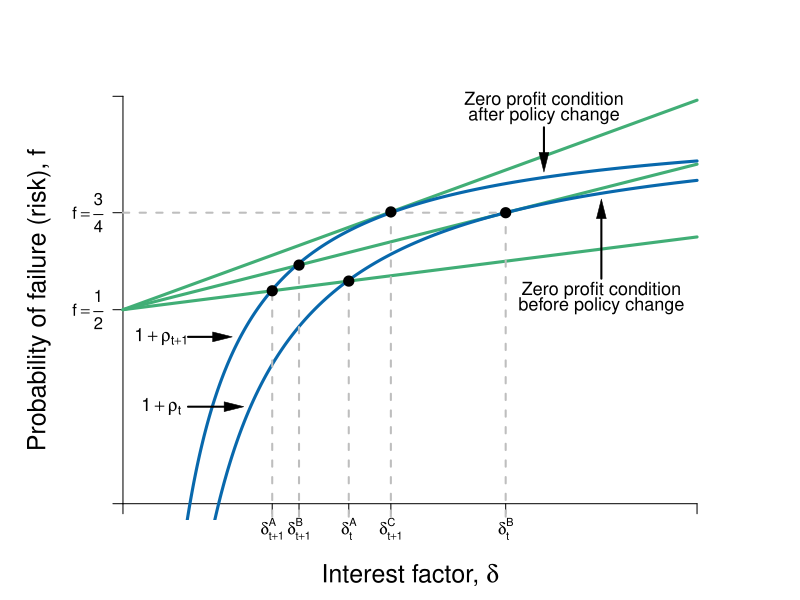

Here is the R script that generated this plot:
#Graph Designer: Simon Halliday
#Authors: Bowles, Foley and Halliday
#Title: Coordination, Conflict and Competition: A Text in Microeconomics

library(shape)
pdf(file = "credit/quality_stack1.pdf", width = 8, height = 6)

#Set parameters for graphics
axislabelsize <- 1.5
labelsize <- 1.1
graphlinewidth <- 3
segmentlinewidth <- 2

COL <- c("#7fc97f", "#beaed4", "#fdc086", "#ffff99", "#386cb0", "#f0027f", "#bf5b17", "#666666")
COLA <- c("#e0f3db", "#99d8c9","#66c2a4","#41ae76", "#238b45", "#005824")
COLB <- c("#c6dbef", "#4eb3d3", "#2b8cbe", "#0868ac","#084081")

#Edited the margins to cater for the larger LHS labels
par(mar =  c(4, 5, 4, 4))

brfFn <- function(delta, mu = 1, k = 1) {
  .5 + (delta / (2 * mu)) * (1 - k)
}

PCFn <- function(delta, mu = 1) {
  delta/mu
}

isoreturnFn <- function(delta, pi=0.125) {
  1 - (pi)/delta
}

yFn <- function(d1, f1, mu = 1){
  mu*f1*(1 - f1) - d1*(1 - f1)
}

ylow <- function(delta, mu = 1, ybar = 0.0625){
  (-sqrt(delta^2 - 2*delta*mu + mu^2 - 4*mu*ybar) + delta + mu)/(2*mu)
}

yhigh <- function(delta, mu = 1, ybar = 0.0625){
  (sqrt(delta^2 - 2*delta*mu + mu^2 - 4*mu*ybar) + delta + mu)/(2*mu)
}

xlims <- c(0, 1.5)
ylims <- c(0, 1.05)

npts <- 501 
d1 <- seq(xlims[1], xlims[2], length.out = npts)
f1 <- seq(ylims[1], ylims[2], length.out = npts) 
a <- c(0.0625)

plot(0, 0, xlim = xlims, ylim = ylims, type = "n",
     xlab = expression(paste("")),
     ylab = expression(paste("")), 
     xaxt = "n", 
     yaxt = "n", 
     cex.lab = axislabelsize, 
     bty = "n"
     # xaxs="i", 
     # yaxs="i"
)


# ticksy <- seq(from = 0, to = ylims[2], by = 0.1)
# ylabels <- seq(from = 0, to = ylims[2], by = 0.1)
# ticksx <- seq(from = 0, to = xlims[2], by = 0.1)
# xlabels <- seq(from = 0, to = xlims[2], by = 0.1)
ticksy <- c(ylims[1], 0.5, 0.75, ylims[2])
ylabels <- c(NA, expression(paste(f == frac(1,2))), expression(paste(f == frac(3,4))), NA)
ticksx <- c(xlims[1], 0.39, 0.46, 0.59, 0.7, 1, xlims[2])
xlabels <- c(NA, expression(paste(delta[t+1]^{A})),expression(paste(delta[t+1]^{B})), expression(paste(delta[t]^{A})),expression(paste(delta[t+1]^{C})), expression(paste(delta[t]^{B})), NA)

axis(1, at = ticksx, pos = 0, labels = xlabels)
axis(2, at = ticksy, pos = 0, labels = ylabels, las = 1)

npts <- 503 
xx1 <- seq(xlims[1], xlims[2], length.out = npts)

#Draw the graphs
lines(xx1, brfFn(xx1, k = 0.28), col = COLA[4], lwd = graphlinewidth)
lines(xx1, brfFn(xx1, k = 0.5), col = COLA[4], lwd = graphlinewidth)
lines(xx1, brfFn(xx1, k = 0.75), col = COLA[4], lwd = graphlinewidth)
lines(xx1, isoreturnFn(xx1, pi = 0.175), col = COLB[4], lwd = graphlinewidth)
lines(xx1, isoreturnFn(xx1, pi = 0.25), col = COLB[4], lwd = graphlinewidth)
#lines(xx1, isoreturnFn(xx1, pi = 0.5), col = COLB[4], lwd = graphlinewidth)


#Axis labels
mtext(expression(paste("Interest factor, ", delta)), side = 1, line = 2.5, cex = axislabelsize)
text(-0.22, 0.5*(ylims[2]), expression(paste("Probability of failure (risk), ", f)), xpd = TRUE, cex = axislabelsize, srt = 90) 

segments(0, 0.75, 1, 0.75, lty = 2, col = "gray" , lwd = segmentlinewidth)
# segments(1.5, 0, 1.5, brfFn(delta = 1.5, k = 0.666), lty = 2, col = "gray" , lwd = segmentlinewidth)

# segments(1.55, 0, 1.55, brfFn(delta = 1.55, k = 0.5), lty = 2, col = "gray" , lwd = segmentlinewidth)
# points(1.55, brfFn(1.55, k = 0.5), pch = 16, col = "black", cex = 1.5)

segments(0.46, -1, 0.46, brfFn(0.46, k = 0.5), lty = 2, col = "gray" , lwd = segmentlinewidth)
points(0.46, brfFn(0.46, k = 0.5), pch = 16, col = "black", cex = 1.5)

segments(0.39, -1, 0.39, brfFn(0.39, k = 0.75), lty = 2, col = "gray" , lwd = segmentlinewidth)
points(0.39, brfFn(0.39, k = 0.75), pch = 16, col = "black", cex = 1.5)


# text(1.5 + 0.04, brfFn(1.5, k = 0.75) - 0.03, expression(paste(b)), cex = labelsize)

segments(1, -1, 1, brfFn(delta = 1, k = 0.5), lty = 2, col = "gray" , lwd = segmentlinewidth)
points(1, brfFn(1, k = 0.5), pch = 16, col = "black", cex = 1.5)
# text(1, brfFn(1, k = 0.5) + 0.04, expression(paste(n)), cex = labelsize)

segments(.59, -1, 0.59, brfFn(delta = 0.59, k = 0.75), lty = 2, col = "gray" , lwd = segmentlinewidth)
points(0.59, brfFn(0.59, k = 0.75), pch = 16, col = "black", cex = 1.5)
# text(0.6 + 0.02, brfFn(0.64, k = 0.75) - 0.03, expression(paste(a)), cex = labelsize)

segments(.7, -1, 0.7, brfFn(delta = 0.7, k = 0.28), lty = 2, col = "gray" , lwd = segmentlinewidth)
points(0.7, brfFn(0.7, k = 0.28), pch = 16, col = "black", cex = 1.5)

text(0.1, 0.43, expression(paste(1 + rho[t+1])), cex = labelsize)
Arrows(0.17, 0.43, 0.26, 0.43, col = "black", lty = 1, lwd = 2, arr.type = "triangle", arr.lwd = 0.5)
text(0.1, 0.25, expression(paste(1 + rho[t])), cex = labelsize)
Arrows(0.17, 0.25, 0.29, 0.25, col = "black", lty = 1, lwd = 2, arr.type = "triangle", arr.lwd = 0.5)
# Arrows(0.88, 0.63, 0.88, 0.82, col = "black", lty = 1, lwd = 2, arr.type = "triangle", arr.lwd = 0.5)

text(1.1, 1.04, expression(paste("Zero profit condition")), cex = labelsize)
text(1.1, 1, expression(paste("after policy change")), cex = labelsize)
Arrows(1.1, 0.97, 1.1, 0.88, col = "black", lty = 1, lwd = 2, arr.type = "triangle", arr.lwd = 0.5)
#text(1.1, 0.85, expression(paste("rate increase")), cex = labelsize)

text(1.25, 0.55, expression(paste("Zero profit condition")), cex = labelsize)
text(1.25, 0.51, expression(paste("before policy change")), cex = labelsize)
Arrows(1.25, 0.58, 1.25, 0.76, col = "black", lty = 1, lwd = 2, arr.type = "triangle", arr.lwd = 0.5)

#text(1.2, 0.25, expression(paste("rate increase")), cex = labelsize)



#text(0.62, 0.9, expression(paste(f == frac(1,2) + frac(delta, 2*mu))), cex = labelsize)

# text(0.62, 0.4, expression(paste("A's participation")), cex = labelsize)
# text(0.62, 0.35, expression(paste("constraint")), cex = labelsize)
# text(0.62, 0.25, expression(paste(f == frac(delta, mu))), cex = labelsize)



# text(0.88, 0.6, expression(paste("P's iso-profit curve")), cex = labelsize)
# text(0.88, 0.55, expression(paste(pi == pi^{NE})), cex = labelsize)
# Arrows(0.88, 0.63, 0.88, 0.82, col = "black", lty = 1, lwd = 2, arr.type = "triangle", arr.lwd = 0.5)

# text(0.3, 0.15, expression(paste("Pareto-improving")), cex = labelsize)
# text(0.3, 0.1, expression(paste("lens")), cex = labelsize)
# Arrows(0.3, 0.18, 0.3, 0.5, col = "black", lty = 1, lwd = 2, arr.type = "triangle", arr.lwd = 0.5)


dev.off()
